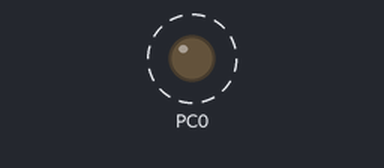
A program run on a simulated ATmega328P, built with avr-gcc and emulated at 8 MHz. Parts: output pins drawn as LEDs (lit = HIGH). Dashed ring = blinking.

Above: at 0.12 s.
Timing chart, 0 to 3.0 s (numbered marks = the images above):
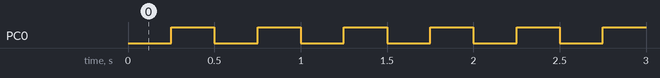

The program:

main.c
```c
/*
 * DA2T1C.c
 *
 * Created: 3/7/2016 10:47:19 AM
 * Author : Brandon
 */

#define F_CPU 8000000UL
#include <avr/io.h>
#include <util/delay.h>


int main(void)
{
    DDRC |= 0x01; // PORTC configured to output mode
	PORTC = 0x00; // PORTC initialized to 0

    while (1)
    {
		TCNT1H = 0x85;
		TCNT1L = 0xEE; // Set Count
		TCCR1A = 0x00; // Normal Mode
		TCCR1B = 0x03; // Set Pre Scalar

		while((TIFR1 & 0x01) == 0); // Wait for flag

		TCCR1A = 0x00;
		TIFR1 |= 1<<TOV1; // Clear flag

		PORTC ^= 0x01; // toggle PC0
    }
}
```

Measured:
- by itself, PC0: alternates HIGH for 0.25 s and LOW for 0.25 s
